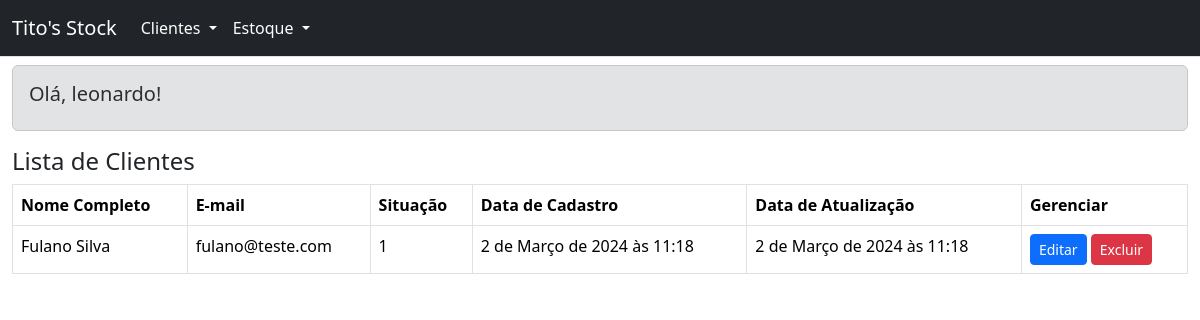
Page /clientes/ (signed in) on the earlier database version.
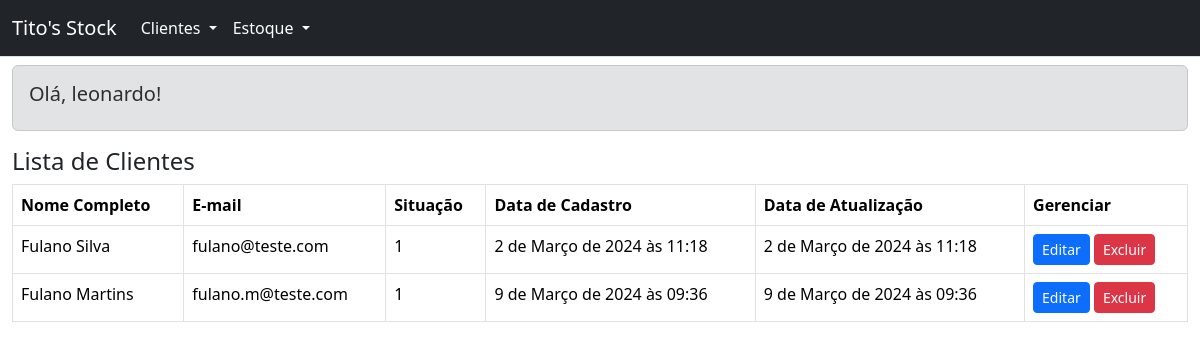
Same page on the later database version.
### cliente/models.py (models this page shows)
class Clientes(models.Model):
    primeiro_nome = models.CharField(max_length=50)
    sobrenome = models.CharField(max_length=50)
    email = models.CharField(max_length=100)
    status = models.IntegerField()
    created_at = models.DateTimeField(default=datetime.now)
    updated_at = models.DateTimeField(default=datetime.now, blank=True)

### cliente/views.py (the view)
# urls.py: path('', views.index, name='index_cliente'),
def index(request):
    if request.user.is_authenticated:
        lista_clientes = Clientes.objects.all()
        return render(request, 'index.html', {'lista': lista_clientes})
    else:
        return redirect('index_usuario')

### cliente/templates/index.html
{% extends "master.html" %}
{% block content %}
    <h4>Lista de Clientes</h4>
    <table class="table table-bordered table-hover">
        <thead>
            <tr>
                <th>Nome Completo</th>
                <th>E-mail</th>
                <th>Situação</th>
                <th>Data de Cadastro</th>
                <th>Data de Atualização</th>
                <th>Gerenciar</th>
            </tr>
        </thead>
        <tbody>
            {% if lista %}
                {% for cliente in lista %}
                    <tr>
                        <td>{{ cliente.primeiro_nome }} {{ cliente.sobrenome }}</td>
                        <td>{{ cliente.email }}</td>
                        <td>{{ cliente.status }}</td>
                        <td>{{ cliente.created_at }}</td>
                        <td>{{ cliente.updated_at }}</td>
                        <td>
                            <a
                                href="{% url 'editar_cliente' cliente.id %}"
                                class="btn btn-primary btn-sm"
                            >
                                Editar
                            </a>
                            <a
                                href="{% url 'deletar_cliente' cliente.id %}"
                                class="btn btn-danger btn-sm"
                            >
                                Excluir
                            </a>
                        </td>
                    </tr>
                {% endfor %}
            {% else %}
                <tr>
                    <td class="text-center" colspan="6">
                        Nenhum cliente cadastrado
                    </td>
                </tr>
            {% endif %}
        </tbody>
    </table>
{% endblock  %}

Differences in the rows shown:
added Clientes: primeiro_nome "Fulano", sobrenome "Martins", email "fulano.m@teste.com", status "1", created_at "9 de Março de 2024 às 09:36", updated_at "9 de Março de 2024 às 09:36"
